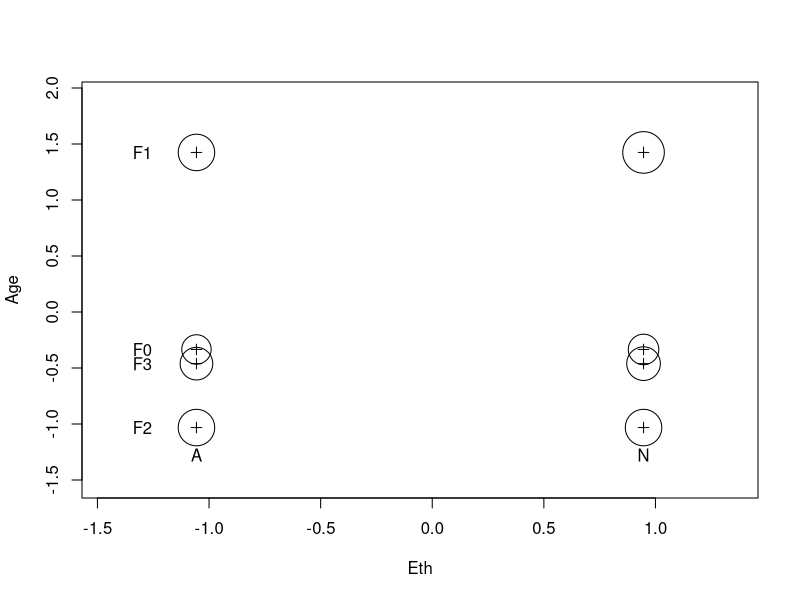
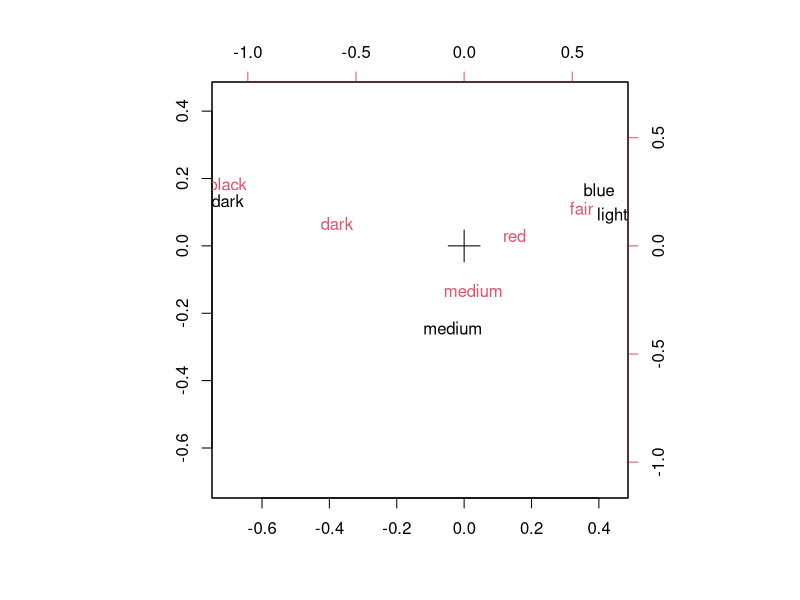

Write the R code that produced these figures, in order.
library(MASS)


### Name: corresp
### Title: Simple Correspondence Analysis
### Aliases: corresp corresp.xtabs corresp.data.frame corresp.default
###   corresp.factor corresp.formula corresp.matrix
### Keywords: category multivariate

### ** Examples

(ct <- corresp(~ Age + Eth, data = quine))
plot(ct)

corresp(caith)
biplot(corresp(caith, nf = 2))
